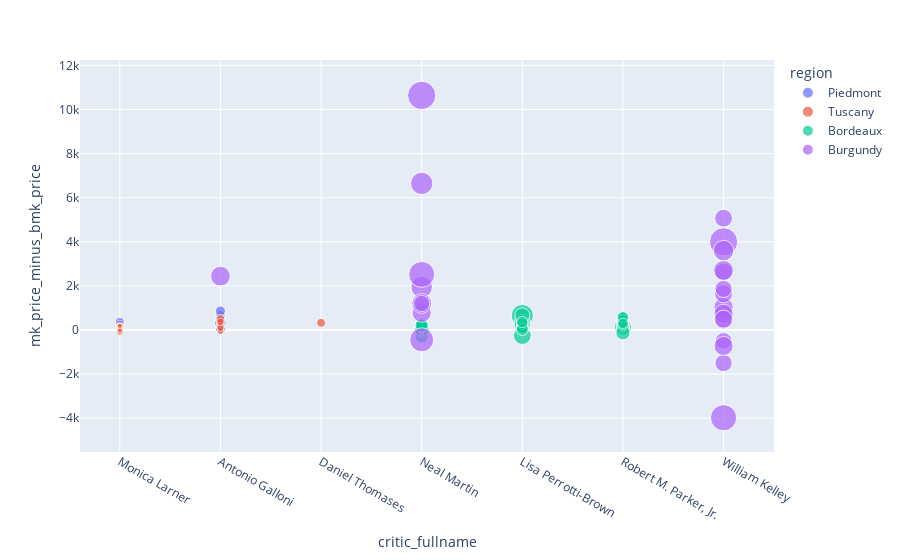

Notebook source saved alongside this figure:
### Markdown cell above
### Wine Critics/Specialists
#### The last graph shows who the various specilists are when it comes to wine regions. Neal Martin and William Keeley are the Burgundian Specialists. Keeley critiques only Burgundies whilst Martin does some Bordeaux as well. Lisa Perrotti-Brown and Robert Parker Jr are Bordeaux Specialists. Italian Wines are more dominated by Monica Larner and Antonio Galloni.

### Code cell
specialists = px.scatter(merge, x="critic_fullname", y="mk_price_minus_bmk_price", color="region", size="marketPrice")
specialists.show()

### Figure 1 — Plotly figure (JSON) as saved in the notebook; plotly's stock layout.template omitted (floating-point values rounded to 4 significant figures)
{"data": [{"hovertemplate": "region=Piedmont<br>critic_fullname=%{x}<br>mk_price_minus_bmk_price=%{y}<br>marketPrice=%{marker.size}<extra></extra>", "legendgroup": "Piedmont", "marker": {"color": "#636efa", "size": [1480, 1850, 1800, 1596, 2500, 2260, 2199, 1800, 1350, 1550, 1350, 2872, 1500, 1400, 1299, 1755], "sizemode": "area", "sizeref": 42.95, "symbol": "circle"}, "mode": "markers", "name": "Piedmont", "orientation": "v", "showlegend": true, "type": "scatter", "x": ["Monica Larner", "Antonio Galloni", "Antonio Galloni", "Antonio Galloni", "Antonio Galloni", "Antonio Galloni", "Antonio Galloni", "Monica Larner", "Monica Larner", "Monica Larner", "Monica Larner", "Antonio Galloni", "Monica Larner", "Monica Larner", "Monica Larner", "Antonio Galloni"], "xaxis": "x", "y": [124, 670, 500, 451, 280, 70, 859, 360, -2, 250, 90, 318, 92, 124, -1, 425], "yaxis": "y"}, {"hovertemplate": "region=Tuscany<br>critic_fullname=%{x}<br>mk_price_minus_bmk_price=%{y}<br>marketPrice=%{marker.size}<extra></extra>", "legendgroup": "Tuscany", "marker": {"color": "#EF553B", "size": [1110, 460, 1408, 574, 520, 660, 540, 1700, 1408, 1024, 1326, 958, 960, 1100, 980, 1200, 1300, 1000, 1678, 857, 420, 1245, 475, 870, 480, 487, 540, 600], "sizemode": "area", "sizeref": 42.95, "symbol": "circle"}, "mode": "markers", "name": "Tuscany", "orientation": "v", "showlegend": true, "type": "scatter", "x": ["Monica Larner", "Monica Larner", "Antonio Galloni", "Antonio Galloni", "Antonio Galloni", "Antonio Galloni", "Antonio Galloni", "Daniel Thomases", "Antonio Galloni", "Antonio Galloni", "Monica Larner", "Monica Larner", "Monica Larner", "Antonio Galloni", "Monica Larner", "Monica Larner", "Monica Larner", "Monica Larner", "Antonio Galloni", "Monica Larner", "Monica Larner", "Antonio Galloni", "Monica Larner", "Monica Larner", "Monica Larner", "Monica Larner", "Monica Larner", "Monica Larner"], "xaxis": "x", "y": [-94, 40, 258, 223, 60, 270, 240, 322, 170, -48, 156, 98, 110, 90, 150, 118, 100, 140, 498, 57, 78, 363, 87, -50, 100, 167, -4, 192], "yaxis": "y"}, {"hovertemplate": "region=Bordeaux<br>critic_fullname=%{x}<br>mk_price_minus_bmk_price=%{y}<br>marketPrice=%{marker.size}<extra></extra>", "legendgroup": "Bordeaux", "marker": {"color": "#00cc96", "size": [3910, 3700, 6250, 4400, 3720, 3920, 3700, 780, 1040, 738, 10500, 3900, 6250, 1082, 870, 900, 3826, 800, 907, 450, 550, 1000, 900, 990, 525, 3560, 750, 6830, 975, 530, 880, 850, 4850, 3758, 840, 420, 3800, 450, 400, 490, 490, 820, 400, 5415, 400, 300, 950, 350, 477, 5415, 4820, 496, 3600, 790, 2973, 3300, 408, 2820, 468, 4425, 2900, 2690, 2750, 3295, 3400, 2590, 3800, 2300, 2360, 2580, 2960, 2730, 3144, 2761], "sizemode": "area", "sizeref": 42.95, "symbol": "circle"}, "mode": "markers", "name": "Bordeaux", "orientation": "v", "showlegend": true, "type": "scatter", "x": ["Neal Martin", "Lisa Perrotti-Brown", "Robert M. Parker, Jr.", "Neal Martin", "Neal Martin", "Robert M. Parker, Jr.", "Neal Martin", "Neal Martin", "Lisa Perrotti-Brown", "Lisa Perrotti-Brown", "Lisa Perrotti-Brown", "Robert M. Parker, Jr.", "Lisa Perrotti-Brown", "Lisa Perrotti-Brown", "Robert M. Parker, Jr.", "Robert M. Parker, Jr.", "Neal Martin", "Robert M. Parker, Jr.", "Robert M. Parker, Jr.", "Robert M. Parker, Jr.", "Neal Martin", "Neal Martin", "Neal Martin", "Lisa Perrotti-Brown", "Robert M. Parker, Jr.", "Neal Martin", "Robert M. Parker, Jr.", "Lisa Perrotti-Brown", "Lisa Perrotti-Brown", "Neal Martin", "Neal Martin", "Lisa Perrotti-Brown", "Neal Martin", "Robert M. Parker, Jr.", "Neal Martin", "Neal Martin", "Neal Martin", "Neal Martin", "Robert M. Parker, Jr.", "Lisa Perrotti-Brown", "Lisa Perrotti-Brown", "Robert M. Parker, Jr.", "Robert M. Parker, Jr.", "Lisa Perrotti-Brown", "Robert M. Parker, Jr.", "Neal Martin", "Lisa Perrotti-Brown", "Neal Martin", "Neal Martin", "Lisa Perrotti-Brown", "Lisa Perrotti-Brown", "Neal Martin", "Robert M. Parker, Jr.", "Neal Martin", "Robert M. Parker, Jr.", "Robert M. Parker, Jr.", "Lisa Perrotti-Brown", "Robert M. Parker, Jr.", "Robert M. Parker, Jr.", "Robert M. Parker, Jr.", "Neal Martin", "Neal Martin", "Robert M. Parker, Jr.", "Lisa Perrotti-Brown", "Lisa Perrotti-Brown", "Robert M. Parker, Jr.", "Neal Martin", "Robert M. Parker, Jr.", "Lisa Perrotti-Brown", "Lisa Perrotti-Brown", "Lisa Perrotti-Brown", "Lisa Perrotti-Brown", "Lisa Perrotti-Brown", "Lisa Perrotti-Brown"], "xaxis": "x", "y": [110, 0, 134, 0, 240, 40, 180, 98, 90, -22, 656, 216, 328, 34, 165, 100, -290, 55, 102, 230, 130, 12, 37, 0, 225, 35, -40, -256, -51, 80, 155, -10, 50, 68, 59, -112, 240, 110, 68, -14, -4, 85, 100, 177, 45, -4, 108, 26, 117, 265, 660, 184, 499, -4, 363, 145, 51, 442, 3, -125, 250, 190, 245, 295, 50, 590, 195, 300, 100, 80, 116, 272, 24, 359], "yaxis": "y"}, {"hovertemplate": "region=Burgundy<br>critic_fullname=%{x}<br>mk_price_minus_bmk_price=%{y}<br>marketPrice=%{marker.size}<extra></extra>", "legendgroup": "Burgundy", "marker": {"color": "#ab63fa", "size": [8000, 9950, 14766, 7000, 7800, 14520, 8400, 17180, 7906, 8400, 6800, 12402, 17000, 10650, 8016, 6396, 6900, 6552, 6360, 5600, 8400, 9000, 6000, 7812], "sizemode": "area", "sizeref": 42.95, "symbol": "circle"}, "mode": "markers", "name": "Burgundy", "orientation": "v", "showlegend": true, "type": "scatter", "x": ["William Kelley", "Neal Martin", "William Kelley", "William Kelley", "William Kelley", "Neal Martin", "Antonio Galloni", "Neal Martin", "Neal Martin", "Neal Martin", "William Kelley", "Neal Martin", "William Kelley", "Neal Martin", "William Kelley", "William Kelley", "William Kelley", "William Kelley", "William Kelley", "Neal Martin", "William Kelley", "William Kelley", "William Kelley", "William Kelley"], "xaxis": "x", "y": [1026, 1950, -3984, 1640, 470, 2520, 2440, 10642, 782, 1200, 5070, -448, 4000, 6650, 726, -1504, 495, 2632, 1860, 1200, 2700, 3600, -500, -728], "yaxis": "y"}], "layout": {"legend": {"itemsizing": "constant", "title": {"text": "region"}, "tracegroupgap": 0}, "margin": {"t": 60}, "xaxis": {"anchor": "y", "domain": [0, 1], "title": {"text": "critic_fullname"}}, "yaxis": {"anchor": "x", "domain": [0, 1], "title": {"text": "mk_price_minus_bmk_price"}}}}
